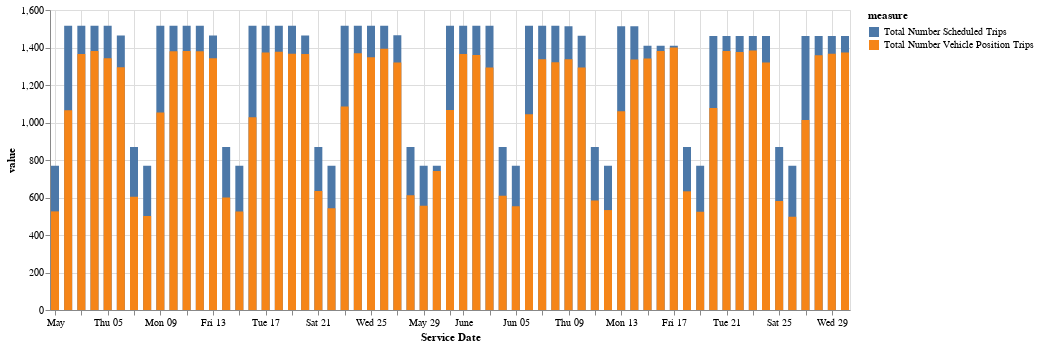

The notebook cell saved with this chart:
### Code cell
display(HTML(f"<strong>Number of {(agency.iloc[0]['agency_name'])} Scheduled and Vehicle Postion Trips</strong>"))

(utils.bar_chart_over_time((agency_day_long),
                           'service_date','value','measure',',f', 'x', '')).encode(y=alt.Y('value', stack = None,)).properties(width=800)

### Figure 1 — Vega-Lite specification as saved in the notebook (floating-point values rounded to 4 significant figures)
{"config": {"view": {"continuousWidth": 400, "continuousHeight": 300}}, "data": {"name": "data-e2aa6b5ff73549a96bfc886f82f47916"}, "mark": {"type": "bar", "size": 8}, "encoding": {"color": {"field": "measure", "type": "nominal"}, "tooltip": [{"field": "service_date", "title": "Service Date", "type": "temporal"}, {"field": "value", "title": "Value", "type": "quantitative"}], "x": {"field": "service_date", "sort": "x", "title": "Service Date", "type": "temporal"}, "y": {"field": "value", "stack": null, "type": "quantitative"}}, "width": 800, "$schema": "https://vega.github.io/schema/vega-lite/v4.17.0.json", "datasets": {"data-e2aa6b5ff73549a96bfc886f82f47916": [{"agency_name": "Big Blue Bus", "calitp_itp_id": 300, "service_date": "2022-05-01T00:00:00", "measure": "Total Number Scheduled Trips", "value": 770}, {"agency_name": "Big Blue Bus", "calitp_itp_id": 300, "service_date": "2022-05-02T00:00:00", "measure": "Total Number Scheduled Trips", "value": 1516}, {"agency_name": "Big Blue Bus", "calitp_itp_id": 300, "service_date": "2022-05-03T00:00:00", "measure": "Total Number Scheduled Trips", "value": 1516}, {"agency_name": "Big Blue Bus", "calitp_itp_id": 300, "service_date": "2022-05-04T00:00:00", "measure": "Total Number Scheduled Trips", "value": 1516}, {"agency_name": "Big Blue Bus", "calitp_itp_id": 300, "service_date": "2022-05-05T00:00:00", "measure": "Total Number Scheduled Trips", "value": 1516}, {"agency_name": "Big Blue Bus", "calitp_itp_id": 300, "service_date": "2022-05-06T00:00:00", "measure": "Total Number Scheduled Trips", "value": 1464}, {"agency_name": "Big Blue Bus", "calitp_itp_id": 300, "service_date": "2022-05-07T00:00:00", "measure": "Total Number Scheduled Trips", "value": 870}, {"agency_name": "Big Blue Bus", "calitp_itp_id": 300, "service_date": "2022-05-08T00:00:00", "measure": "Total Number Scheduled Trips", "value": 770}, {"agency_name": "Big Blue Bus", "calitp_itp_id": 300, "service_date": "2022-05-09T00:00:00", "measure": "Total Number Scheduled Trips", "value": 1516}, {"agency_name": "Big Blue Bus", "calitp_itp_id": 300, "service_date": "2022-05-10T00:00:00", "measure": "Total Number Scheduled Trips", "value": 1516}, {"agency_name": "Big Blue Bus", "calitp_itp_id": 300, "service_date": "2022-05-11T00:00:00", "measure": "Total Number Scheduled Trips", "value": 1516}, {"agency_name": "Big Blue Bus", "calitp_itp_id": 300, "service_date": "2022-05-12T00:00:00", "measure": "Total Number Scheduled Trips", "value": 1516}, {"agency_name": "Big Blue Bus", "calitp_itp_id": 300, "service_date": "2022-05-13T00:00:00", "measure": "Total Number Scheduled Trips", "value": 1464}, {"agency_name": "Big Blue Bus", "calitp_itp_id": 300, "service_date": "2022-05-14T00:00:00", "measure": "Total Number Scheduled Trips", "value": 870}, {"agency_name": "Big Blue Bus", "calitp_itp_id": 300, "service_date": "2022-05-15T00:00:00", "measure": "Total Number Scheduled Trips", "value": 770}, {"agency_name": "Big Blue Bus", "calitp_itp_id": 300, "service_date": "2022-05-16T00:00:00", "measure": "Total Number Scheduled Trips", "value": 1516}, {"agency_name": "Big Blue Bus", "calitp_itp_id": 300, "service_date": "2022-05-17T00:00:00", "measure": "Total Number Scheduled Trips", "value": 1516}, {"agency_name": "Big Blue Bus", "calitp_itp_id": 300, "service_date": "2022-05-18T00:00:00", "measure": "Total Number Scheduled Trips", "value": 1516}, {"agency_name": "Big Blue Bus", "calitp_itp_id": 300, "service_date": "2022-05-19T00:00:00", "measure": "Total Number Scheduled Trips", "value": 1516}, {"agency_name": "Big Blue Bus", "calitp_itp_id": 300, "service_date": "2022-05-20T00:00:00", "measure": "Total Number Scheduled Trips", "value": 1464}, {"agency_name": "Big Blue Bus", "calitp_itp_id": 300, "service_date": "2022-05-21T00:00:00", "measure": "Total Number Scheduled Trips", "value": 870}, {"agency_name": "Big Blue Bus", "calitp_itp_id": 300, "service_date": "2022-05-22T00:00:00", "measure": "Total Number Scheduled Trips", "value": 770}, {"agency_name": "Big Blue Bus", "calitp_itp_id": 300, "service_date": "2022-05-23T00:00:00", "measure": "Total Number Scheduled Trips", "value": 1516}, {"agency_name": "Big Blue Bus", "calitp_itp_id": 300, "service_date": "2022-05-24T00:00:00", "measure": "Total Number Scheduled Trips", "value": 1516}, {"agency_name": "Big Blue Bus", "calitp_itp_id": 300, "service_date": "2022-05-25T00:00:00", "measure": "Total Number Scheduled Trips", "value": 1516}, {"agency_name": "Big Blue Bus", "calitp_itp_id": 300, "service_date": "2022-05-26T00:00:00", "measure": "Total Number Scheduled Trips", "value": 1516}, {"agency_name": "Big Blue Bus", "calitp_itp_id": 300, "service_date": "2022-05-27T00:00:00", "measure": "Total Number Scheduled Trips", "value": 1466}, {"agency_name": "Big Blue Bus", "calitp_itp_id": 300, "service_date": "2022-05-28T00:00:00", "measure": "Total Number Scheduled Trips", "value": 870}, {"agency_name": "Big Blue Bus", "calitp_itp_id": 300, "service_date": "2022-05-29T00:00:00", "measure": "Total Number Scheduled Trips", "value": 770}, {"agency_name": "Big Blue Bus", "calitp_itp_id": 300, "service_date": "2022-05-30T00:00:00", "measure": "Total Number Scheduled Trips", "value": 770}, {"agency_name": "Big Blue Bus", "calitp_itp_id": 300, "service_date": "2022-05-31T00:00:00", "measure": "Total Number Scheduled Trips", "value": 1516}, {"agency_name": "Big Blue Bus", "calitp_itp_id": 300, "service_date": "2022-06-01T00:00:00", "measure": "Total Number Scheduled Trips", "value": 1516}, {"agency_name": "Big Blue Bus", "calitp_itp_id": 300, "service_date": "2022-06-02T00:00:00", "measure": "Total Number Scheduled Trips", "value": 1516}, {"agency_name": "Big Blue Bus", "calitp_itp_id": 300, "service_date": "2022-06-03T00:00:00", "measure": "Total Number Scheduled Trips", "value": 1516}, {"agency_name": "Big Blue Bus", "calitp_itp_id": 300, "service_date": "2022-06-04T00:00:00", "measure": "Total Number Scheduled Trips", "value": 870}, {"agency_name": "Big Blue Bus", "calitp_itp_id": 300, "service_date": "2022-06-05T00:00:00", "measure": "Total Number Scheduled Trips", "value": 770}, {"agency_name": "Big Blue Bus", "calitp_itp_id": 300, "service_date": "2022-06-06T00:00:00", "measure": "Total Number Scheduled Trips", "value": 1516}, {"agency_name": "Big Blue Bus", "calitp_itp_id": 300, "service_date": "2022-06-07T00:00:00", "measure": "Total Number Scheduled Trips", "value": 1516}, {"agency_name": "Big Blue Bus", "calitp_itp_id": 300, "service_date": "2022-06-08T00:00:00", "measure": "Total Number Scheduled Trips", "value": 1516}, {"agency_name": "Big Blue Bus", "calitp_itp_id": 300, "service_date": "2022-06-09T00:00:00", "measure": "Total Number Scheduled Trips", "value": 1514}, {"agency_name": "Big Blue Bus", "calitp_itp_id": 300, "service_date": "2022-06-10T00:00:00", "measure": "Total Number Scheduled Trips", "value": 1463}, {"agency_name": "Big Blue Bus", "calitp_itp_id": 300, "service_date": "2022-06-11T00:00:00", "measure": "Total Number Scheduled Trips", "value": 870}, {"agency_name": "Big Blue Bus", "calitp_itp_id": 300, "service_date": "2022-06-12T00:00:00", "measure": "Total Number Scheduled Trips", "value": 770}, {"agency_name": "Big Blue Bus", "calitp_itp_id": 300, "service_date": "2022-06-13T00:00:00", "measure": "Total Number Scheduled Trips", "value": 1513}, {"agency_name": "Big Blue Bus", "calitp_itp_id": 300, "service_date": "2022-06-14T00:00:00", "measure": "Total Number Scheduled Trips", "value": 1513}, {"agency_name": "Big Blue Bus", "calitp_itp_id": 300, "service_date": "2022-06-15T00:00:00", "measure": "Total Number Scheduled Trips", "value": 1409}, {"agency_name": "Big Blue Bus", "calitp_itp_id": 300, "service_date": "2022-06-16T00:00:00", "measure": "Total Number Scheduled Trips", "value": 1409}, {"agency_name": "Big Blue Bus", "calitp_itp_id": 300, "service_date": "2022-06-17T00:00:00", "measure": "Total Number Scheduled Trips", "value": 1409}, {"agency_name": "Big Blue Bus", "calitp_itp_id": 300, "service_date": "2022-06-18T00:00:00", "measure": "Total Number Scheduled Trips", "value": 870}, {"agency_name": "Big Blue Bus", "calitp_itp_id": 300, "service_date": "2022-06-19T00:00:00", "measure": "Total Number Scheduled Trips", "value": 770}, {"agency_name": "Big Blue Bus", "calitp_itp_id": 300, "service_date": "2022-06-20T00:00:00", "measure": "Total Number Scheduled Trips", "value": 1461}, {"agency_name": "Big Blue Bus", "calitp_itp_id": 300, "service_date": "2022-06-21T00:00:00", "measure": "Total Number Scheduled Trips", "value": 1461}, {"agency_name": "Big Blue Bus", "calitp_itp_id": 300, "service_date": "2022-06-22T00:00:00", "measure": "Total Number Scheduled Trips", "value": 1461}, {"agency_name": "Big Blue Bus", "calitp_itp_id": 300, "service_date": "2022-06-23T00:00:00", "measure": "Total Number Scheduled Trips", "value": 1461}, {"agency_name": "Big Blue Bus", "calitp_itp_id": 300, "service_date": "2022-06-24T00:00:00", "measure": "Total Number Scheduled Trips", "value": 1461}, {"agency_name": "Big Blue Bus", "calitp_itp_id": 300, "service_date": "2022-06-25T00:00:00", "measure": "Total Number Scheduled Trips", "value": 870}, {"agency_name": "Big Blue Bus", "calitp_itp_id": 300, "service_date": "2022-06-26T00:00:00", "measure": "Total Number Scheduled Trips", "value": 770}, {"agency_name": "Big Blue Bus", "calitp_itp_id": 300, "service_date": "2022-06-27T00:00:00", "measure": "Total Number Scheduled Trips", "value": 1461}, {"agency_name": "Big Blue Bus", "calitp_itp_id": 300, "service_date": "2022-06-28T00:00:00", "measure": "Total Number Scheduled Trips", "value": 1461}, {"agency_name": "Big Blue Bus", "calitp_itp_id": 300, "service_date": "2022-06-29T00:00:00", "measure": "Total Number Scheduled Trips", "value": 1461}, {"agency_name": "Big Blue Bus", "calitp_itp_id": 300, "service_date": "2022-06-30T00:00:00", "measure": "Total Number Scheduled Trips", "value": 1461}, {"agency_name": "Big Blue Bus", "calitp_itp_id": 300, "service_date": "2022-05-01T00:00:00", "measure": "Total Number Vehicle Position Trips", "value": 526}, {"agency_name": "Big Blue Bus", "calitp_itp_id": 300, "service_date": "2022-05-02T00:00:00", "measure": "Total Number Vehicle Position Trips", "value": 1066}, {"agency_name": "Big Blue Bus", "calitp_itp_id": 300, "service_date": "2022-05-03T00:00:00", "measure": "Total Number Vehicle Position Trips", "value": 1365}, {"agency_name": "Big Blue Bus", "calitp_itp_id": 300, "service_date": "2022-05-04T00:00:00", "measure": "Total Number Vehicle Position Trips", "value": 1381}, {"agency_name": "Big Blue Bus", "calitp_itp_id": 300, "service_date": "2022-05-05T00:00:00", "measure": "Total Number Vehicle Position Trips", "value": 1343}, {"agency_name": "Big Blue Bus", "calitp_itp_id": 300, "service_date": "2022-05-06T00:00:00", "measure": "Total Number Vehicle Position Trips", "value": 1295}, {"agency_name": "Big Blue Bus", "calitp_itp_id": 300, "service_date": "2022-05-07T00:00:00", "measure": "Total Number Vehicle Position Trips", "value": 604}, {"agency_name": "Big Blue Bus", "calitp_itp_id": 300, "service_date": "2022-05-08T00:00:00", "measure": "Total Number Vehicle Position Trips", "value": 501}, {"agency_name": "Big Blue Bus", "calitp_itp_id": 300, "service_date": "2022-05-09T00:00:00", "measure": "Total Number Vehicle Position Trips", "value": 1053}, {"agency_name": "Big Blue Bus", "calitp_itp_id": 300, "service_date": "2022-05-10T00:00:00", "measure": "Total Number Vehicle Position Trips", "value": 1380}, {"agency_name": "Big Blue Bus", "calitp_itp_id": 300, "service_date": "2022-05-11T00:00:00", "measure": "Total Number Vehicle Position Trips", "value": 1381}, {"agency_name": "Big Blue Bus", "calitp_itp_id": 300, "service_date": "2022-05-12T00:00:00", "measure": "Total Number Vehicle Position Trips", "value": 1380}, {"agency_name": "Big Blue Bus", "calitp_itp_id": 300, "service_date": "2022-05-13T00:00:00", "measure": "Total Number Vehicle Position Trips", "value": 1343}, {"agency_name": "Big Blue Bus", "calitp_itp_id": 300, "service_date": "2022-05-14T00:00:00", "measure": "Total Number Vehicle Position Trips", "value": 600}, {"agency_name": "Big Blue Bus", "calitp_itp_id": 300, "service_date": "2022-05-15T00:00:00", "measure": "Total Number Vehicle Position Trips", "value": 526}, {"agency_name": "Big Blue Bus", "calitp_itp_id": 300, "service_date": "2022-05-16T00:00:00", "measure": "Total Number Vehicle Position Trips", "value": 1028}, {"agency_name": "Big Blue Bus", "calitp_itp_id": 300, "service_date": "2022-05-17T00:00:00", "measure": "Total Number Vehicle Position Trips", "value": 1373}, {"agency_name": "Big Blue Bus", "calitp_itp_id": 300, "service_date": "2022-05-18T00:00:00", "measure": "Total Number Vehicle Position Trips", "value": 1377}, {"agency_name": "Big Blue Bus", "calitp_itp_id": 300, "service_date": "2022-05-19T00:00:00", "measure": "Total Number Vehicle Position Trips", "value": 1367}, {"agency_name": "Big Blue Bus", "calitp_itp_id": 300, "service_date": "2022-05-20T00:00:00", "measure": "Total Number Vehicle Position Trips", "value": 1366}, {"agency_name": "Big Blue Bus", "calitp_itp_id": 300, "service_date": "2022-05-21T00:00:00", "measure": "Total Number Vehicle Position Trips", "value": 635}, {"agency_name": "Big Blue Bus", "calitp_itp_id": 300, "service_date": "2022-05-22T00:00:00", "measure": "Total Number Vehicle Position Trips", "value": 543}, {"agency_name": "Big Blue Bus", "calitp_itp_id": 300, "service_date": "2022-05-23T00:00:00", "measure": "Total Number Vehicle Position Trips", "value": 1086}, {"agency_name": "Big Blue Bus", "calitp_itp_id": 300, "service_date": "2022-05-24T00:00:00", "measure": "Total Number Vehicle Position Trips", "value": 1370}, {"agency_name": "Big Blue Bus", "calitp_itp_id": 300, "service_date": "2022-05-25T00:00:00", "measure": "Total Number Vehicle Position Trips", "value": 1348}, {"agency_name": "Big Blue Bus", "calitp_itp_id": 300, "service_date": "2022-05-26T00:00:00", "measure": "Total Number Vehicle Position Trips", "value": 1394}, {"agency_name": "Big Blue Bus", "calitp_itp_id": 300, "service_date": "2022-05-27T00:00:00", "measure": "Total Number Vehicle Position Trips", "value": 1320}, {"agency_name": "Big Blue Bus", "calitp_itp_id": 300, "service_date": "2022-05-28T00:00:00", "measure": "Total Number Vehicle Position Trips", "value": 612}, {"agency_name": "Big Blue Bus", "calitp_itp_id": 300, "service_date": "2022-05-29T00:00:00", "measure": "Total Number Vehicle Position Trips", "value": 556}, {"agency_name": "Big Blue Bus", "calitp_itp_id": 300, "service_date": "2022-05-30T00:00:00", "measure": "Total Number Vehicle Position Trips", "value": 741}, {"agency_name": "Big Blue Bus", "calitp_itp_id": 300, "service_date": "2022-05-31T00:00:00", "measure": "Total Number Vehicle Position Trips", "value": 1067}, {"agency_name": "Big Blue Bus", "calitp_itp_id": 300, "service_date": "2022-06-01T00:00:00", "measure": "Total Number Vehicle Position Trips", "value": 1366}, {"agency_name": "Big Blue Bus", "calitp_itp_id": 300, "service_date": "2022-06-02T00:00:00", "measure": "Total Number Vehicle Position Trips", "value": 1360}, {"agency_name": "Big Blue Bus", "calitp_itp_id": 300, "service_date": "2022-06-03T00:00:00", "measure": "Total Number Vehicle Position Trips", "value": 1294}, {"agency_name": "Big Blue Bus", "calitp_itp_id": 300, "service_date": "2022-06-04T00:00:00", "measure": "Total Number Vehicle Position Trips", "value": 610}, {"agency_name": "Big Blue Bus", "calitp_itp_id": 300, "service_date": "2022-06-05T00:00:00", "measure": "Total Number Vehicle Position Trips", "value": 554}, {"agency_name": "Big Blue Bus", "calitp_itp_id": 300, "service_date": "2022-06-06T00:00:00", "measure": "Total Number Vehicle Position Trips", "value": 1044}, {"agency_name": "Big Blue Bus", "calitp_itp_id": 300, "service_date": "2022-06-07T00:00:00", "measure": "Total Number Vehicle Position Trips", "value": 1338}, {"agency_name": "Big Blue Bus", "calitp_itp_id": 300, "service_date": "2022-06-08T00:00:00", "measure": "Total Number Vehicle Position Trips", "value": 1322}, {"agency_name": "Big Blue Bus", "calitp_itp_id": 300, "service_date": "2022-06-09T00:00:00", "measure": "Total Number Vehicle Position Trips", "value": 1337}, {"agency_name": "Big Blue Bus", "calitp_itp_id": 300, "service_date": "2022-06-10T00:00:00", "measure": "Total Number Vehicle Position Trips", "value": 1293}, {"agency_name": "Big Blue Bus", "calitp_itp_id": 300, "service_date": "2022-06-11T00:00:00", "measure": "Total Number Vehicle Position Trips", "value": 584}, {"agency_name": "Big Blue Bus", "calitp_itp_id": 300, "service_date": "2022-06-12T00:00:00", "measure": "Total Number Vehicle Position Trips", "value": 533}, {"agency_name": "Big Blue Bus", "calitp_itp_id": 300, "service_date": "2022-06-13T00:00:00", "measure": "Total Number Vehicle Position Trips", "value": 1060}, {"agency_name": "Big Blue Bus", "calitp_itp_id": 300, "service_date": "2022-06-14T00:00:00", "measure": "Total Number Vehicle Position Trips", "value": 1336}, {"agency_name": "Big Blue Bus", "calitp_itp_id": 300, "service_date": "2022-06-15T00:00:00", "measure": "Total Number Vehicle Position Trips", "value": 1341}, {"agency_name": "Big Blue Bus", "calitp_itp_id": 300, "service_date": "2022-06-16T00:00:00", "measure": "Total Number Vehicle Position Trips", "value": 1382}, {"agency_name": "Big Blue Bus", "calitp_itp_id": 300, "service_date": "2022-06-17T00:00:00", "measure": "Total Number Vehicle Position Trips", "value": 1400}, {"agency_name": "Big Blue Bus", "calitp_itp_id": 300, "service_date": "2022-06-18T00:00:00", "measure": "Total Number Vehicle Position Trips", "value": 633}, {"agency_name": "Big Blue Bus", "calitp_itp_id": 300, "service_date": "2022-06-19T00:00:00", "measure": "Total Number Vehicle Position Trips", "value": 524}, {"agency_name": "Big Blue Bus", "calitp_itp_id": 300, "service_date": "2022-06-20T00:00:00", "measure": "Total Number Vehicle Position Trips", "value": 1077}, {"agency_name": "Big Blue Bus", "calitp_itp_id": 300, "service_date": "2022-06-21T00:00:00", "measure": "Total Number Vehicle Position Trips", "value": 1381}, {"agency_name": "Big Blue Bus", "calitp_itp_id": 300, "service_date": "2022-06-22T00:00:00", "measure": "Total Number Vehicle Position Trips", "value": 1376}, {"agency_name": "Big Blue Bus", "calitp_itp_id": 300, "service_date": "2022-06-23T00:00:00", "measure": "Total Number Vehicle Position Trips", "value": 1384}, {"agency_name": "Big Blue Bus", "calitp_itp_id": 300, "service_date": "2022-06-24T00:00:00", "measure": "Total Number Vehicle Position Trips", "value": 1320}, {"agency_name": "Big Blue Bus", "calitp_itp_id": 300, "service_date": "2022-06-25T00:00:00", "measure": "Total Number Vehicle Position Trips", "value": 581}, {"agency_name": "Big Blue Bus", "calitp_itp_id": 300, "service_date": "2022-06-26T00:00:00", "measure": "Total Number Vehicle Position Trips", "value": 498}, {"agency_name": "Big Blue Bus", "calitp_itp_id": 300, "service_date": "2022-06-27T00:00:00", "measure": "Total Number Vehicle Position Trips", "value": 1013}, {"agency_name": "Big Blue Bus", "calitp_itp_id": 300, "service_date": "2022-06-28T00:00:00", "measure": "Total Number Vehicle Position Trips", "value": 1359}, {"agency_name": "Big Blue Bus", "calitp_itp_id": 300, "service_date": "2022-06-29T00:00:00", "measure": "Total Number Vehicle Position Trips", "value": 1367}, {"agency_name": "Big Blue Bus", "calitp_itp_id": 300, "service_date": "2022-06-30T00:00:00", "measure": "Total Number Vehicle Position Trips", "value": 1374}]}}
